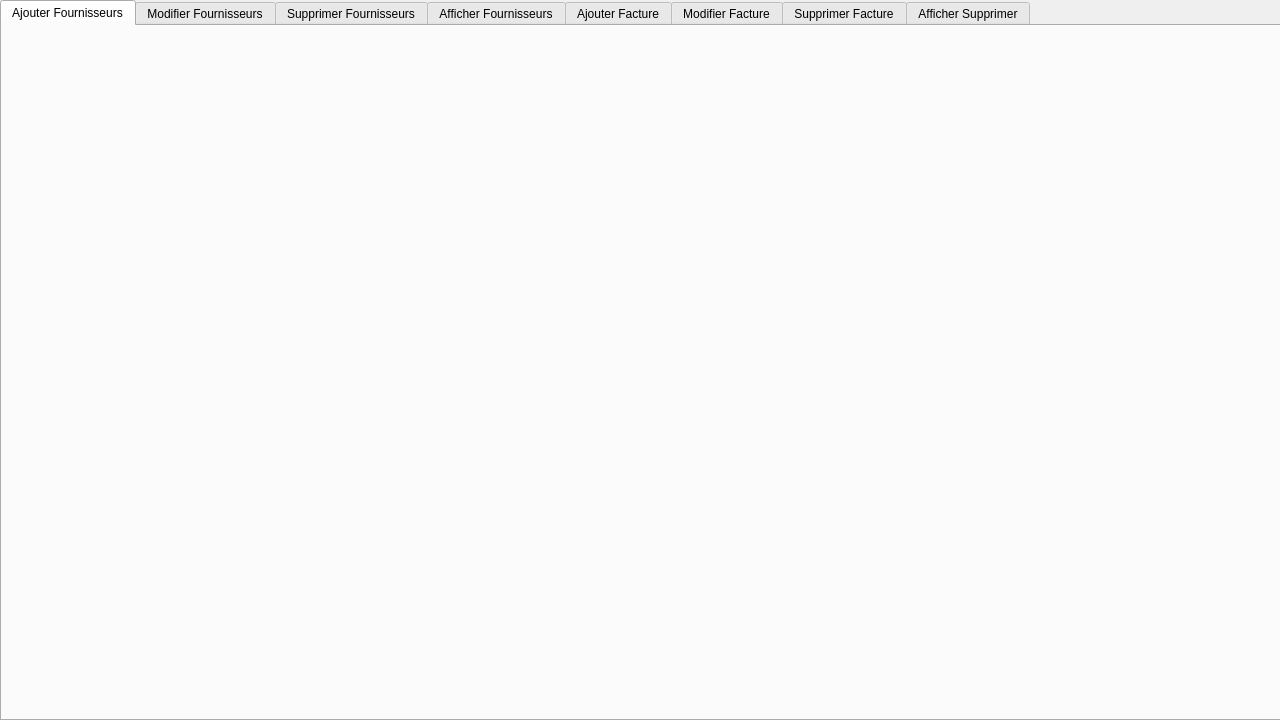
<?xml version="1.0" encoding="UTF-8"?>
<ui version="4.0">
 <class>fournisseurs</class>
 <widget class="QDialog" name="fournisseurs">
  <property name="geometry">
   <rect>
    <x>0</x>
    <y>0</y>
    <width>1280</width>
    <height>720</height>
   </rect>
  </property>
  <property name="minimumSize">
   <size>
    <width>1280</width>
    <height>720</height>
   </size>
  </property>
  <property name="maximumSize">
   <size>
    <width>1280</width>
    <height>720</height>
   </size>
  </property>
  <property name="baseSize">
   <size>
    <width>1280</width>
    <height>720</height>
   </size>
  </property>
  <property name="windowTitle">
   <string>MED++</string>
  </property>
  <widget class="QTabWidget" name="tabWidget">
   <property name="geometry">
    <rect>
     <x>0</x>
     <y>0</y>
     <width>1291</width>
     <height>721</height>
    </rect>
   </property>
   <property name="currentIndex">
    <number>0</number>
   </property>
   <widget class="QWidget" name="tab">
    <attribute name="title">
     <string>Ajouter Fournisseurs</string>
    </attribute>
    <widget class="QWidget" name="widget" native="true">
     <property name="geometry">
      <rect>
       <x>0</x>
       <y>0</y>
       <width>1281</width>
       <height>701</height>
      </rect>
     </property>
     <property name="styleSheet">
      <string notr="true">QWidget#widget{
	background-image: url(:/AjoutFournissuer.png);
}
</string>
     </property>
     <widget class="QWidget" name="widget_2" native="true">
      <property name="geometry">
       <rect>
        <x>1100</x>
        <y>410</y>
        <width>121</width>
        <height>41</height>
       </rect>
      </property>
      <widget class="QPushButton" name="save">
       <property name="geometry">
        <rect>
         <x>20</x>
         <y>-10</y>
         <width>121</width>
         <height>51</height>
        </rect>
       </property>
       <property name="styleSheet">
        <string notr="true">QPushButton{
border-style:solid;

background-color:#AARRGGBB ;
color:#fff;
border-radius:7px;
}
</string>
       </property>
       <property name="text">
        <string/>
       </property>
      </widget>
     </widget>
     <widget class="QWidget" name="widget_3" native="true">
      <property name="geometry">
       <rect>
        <x>1150</x>
        <y>60</y>
        <width>111</width>
        <height>41</height>
       </rect>
      </property>
      <widget class="QPushButton" name="retour">
       <property name="geometry">
        <rect>
         <x>0</x>
         <y>0</y>
         <width>111</width>
         <height>41</height>
        </rect>
       </property>
       <property name="styleSheet">
        <string notr="true">QPushButton{
border-style:solid;

background-color:#AARRGGBB ;
color:#fff;
border-radius:7px;
}

</string>
       </property>
       <property name="text">
        <string/>
       </property>
      </widget>
     </widget>
    </widget>
   </widget>
   <widget class="QWidget" name="tab_2">
    <attribute name="title">
     <string>Modifier Fournisseurs</string>
    </attribute>
    <widget class="QWidget" name="widget_6" native="true">
     <property name="geometry">
      <rect>
       <x>0</x>
       <y>0</y>
       <width>1281</width>
       <height>711</height>
      </rect>
     </property>
     <property name="styleSheet">
      <string notr="true">QWidget#widget_6
{
	background-image: url(:/ModifFourni.png);
}
</string>
     </property>
     <widget class="QPushButton" name="pushButton_2">
      <property name="geometry">
       <rect>
        <x>600</x>
        <y>170</y>
        <width>121</width>
        <height>41</height>
       </rect>
      </property>
      <property name="styleSheet">
       <string notr="true">QPushButton{
border-style:solid;

background-color:#AARRGGBB ;
color:#fff;
border-radius:7px;
}


</string>
      </property>
      <property name="text">
       <string/>
      </property>
     </widget>
     <widget class="QPushButton" name="retour_2">
      <property name="geometry">
       <rect>
        <x>1150</x>
        <y>60</y>
        <width>111</width>
        <height>41</height>
       </rect>
      </property>
      <property name="styleSheet">
       <string notr="true">QPushButton{
border-style:solid;

background-color:#AARRGGBB ;
color:#fff;
border-radius:7px;
}

</string>
      </property>
      <property name="text">
       <string/>
      </property>
     </widget>
     <widget class="QPushButton" name="pushButton_4">
      <property name="geometry">
       <rect>
        <x>560</x>
        <y>180</y>
        <width>31</width>
        <height>31</height>
       </rect>
      </property>
      <property name="styleSheet">
       <string notr="true">QPushButton{
border-style:solid;

background-color:#AARRGGBB ;
color:#fff;
border-radius:7px;
}

</string>
      </property>
      <property name="text">
       <string/>
      </property>
     </widget>
     <widget class="QPushButton" name="pushButton_5">
      <property name="geometry">
       <rect>
        <x>1110</x>
        <y>410</y>
        <width>121</width>
        <height>41</height>
       </rect>
      </property>
      <property name="styleSheet">
       <string notr="true">QPushButton{
border-style:solid;

background-color:#AARRGGBB ;
color:#fff;
border-radius:7px;
}


</string>
      </property>
      <property name="text">
       <string/>
      </property>
     </widget>
    </widget>
   </widget>
   <widget class="QWidget" name="tab_3">
    <attribute name="title">
     <string>Supprimer Fournisseurs</string>
    </attribute>
    <widget class="QWidget" name="widget_7" native="true">
     <property name="geometry">
      <rect>
       <x>0</x>
       <y>0</y>
       <width>1281</width>
       <height>691</height>
      </rect>
     </property>
     <property name="styleSheet">
      <string notr="true">QWidget#widget_7
{
	background-image: url(:/SupprimeFourni.png);
}
</string>
     </property>
     <widget class="QWidget" name="widget_8" native="true">
      <property name="geometry">
       <rect>
        <x>1150</x>
        <y>60</y>
        <width>111</width>
        <height>41</height>
       </rect>
      </property>
      <widget class="QPushButton" name="pushButton_3">
       <property name="geometry">
        <rect>
         <x>0</x>
         <y>0</y>
         <width>111</width>
         <height>41</height>
        </rect>
       </property>
       <property name="styleSheet">
        <string notr="true">QPushButton{
border-style:solid;

background-color:#AARRGGBB ;
color:#fff;
border-radius:7px;
}</string>
       </property>
       <property name="text">
        <string/>
       </property>
      </widget>
     </widget>
     <widget class="QWidget" name="widget_9" native="true">
      <property name="geometry">
       <rect>
        <x>1110</x>
        <y>630</y>
        <width>121</width>
        <height>41</height>
       </rect>
      </property>
      <widget class="QPushButton" name="Delete">
       <property name="geometry">
        <rect>
         <x>-10</x>
         <y>-20</y>
         <width>121</width>
         <height>41</height>
        </rect>
       </property>
       <property name="styleSheet">
        <string notr="true">QPushButton{
border-style:solid;

background-color:#AARRGGBB ;
color:#fff;
border-radius:7px;
}</string>
       </property>
       <property name="text">
        <string/>
       </property>
      </widget>
     </widget>
    </widget>
   </widget>
   <widget class="QWidget" name="tab_4">
    <attribute name="title">
     <string>Afficher Fournisseurs</string>
    </attribute>
    <widget class="QWidget" name="widget_4" native="true">
     <property name="geometry">
      <rect>
       <x>0</x>
       <y>0</y>
       <width>1281</width>
       <height>711</height>
      </rect>
     </property>
     <property name="styleSheet">
      <string notr="true">QWidget#widget_4
{

	background-image: url(:/AffFournissuer.png);
}</string>
     </property>
     <widget class="QTableView" name="TabPers">
      <property name="geometry">
       <rect>
        <x>0</x>
        <y>240</y>
        <width>1281</width>
        <height>461</height>
       </rect>
      </property>
      <property name="textElideMode">
       <enum>Qt::ElideMiddle</enum>
      </property>
     </widget>
     <widget class="QWidget" name="widget_5" native="true">
      <property name="geometry">
       <rect>
        <x>1150</x>
        <y>60</y>
        <width>120</width>
        <height>41</height>
       </rect>
      </property>
      <widget class="QPushButton" name="pushButton">
       <property name="geometry">
        <rect>
         <x>0</x>
         <y>0</y>
         <width>111</width>
         <height>41</height>
        </rect>
       </property>
       <property name="styleSheet">
        <string notr="true">QPushButton{
border-style:solid;

background-color:#AARRGGBB ;
color:#fff;
border-radius:7px;
}</string>
       </property>
       <property name="text">
        <string/>
       </property>
      </widget>
     </widget>
    </widget>
   </widget>
   <widget class="QWidget" name="tab_5">
    <attribute name="title">
     <string>Ajouter Facture</string>
    </attribute>
    <widget class="QWidget" name="widget_13" native="true">
     <property name="geometry">
      <rect>
       <x>0</x>
       <y>0</y>
       <width>1281</width>
       <height>691</height>
      </rect>
     </property>
     <property name="styleSheet">
      <string notr="true">QWidget#widget_13
{
	background-image: url(:/AjouterFacture.png);
}</string>
     </property>
     <widget class="QPushButton" name="pushButton_6">
      <property name="geometry">
       <rect>
        <x>1120</x>
        <y>410</y>
        <width>121</width>
        <height>41</height>
       </rect>
      </property>
      <property name="styleSheet">
       <string notr="true">QPushButton{
border-style:solid;

background-color:#AARRGGBB ;
color:#fff;
border-radius:7px;
}


</string>
      </property>
      <property name="text">
       <string/>
      </property>
     </widget>
     <widget class="QPushButton" name="pushButton_7">
      <property name="geometry">
       <rect>
        <x>1140</x>
        <y>60</y>
        <width>121</width>
        <height>41</height>
       </rect>
      </property>
      <property name="styleSheet">
       <string notr="true">QPushButton{
border-style:solid;

background-color:#AARRGGBB ;
color:#fff;
border-radius:7px;
}


</string>
      </property>
      <property name="text">
       <string/>
      </property>
     </widget>
    </widget>
   </widget>
   <widget class="QWidget" name="tab_6">
    <attribute name="title">
     <string>Modifier Facture</string>
    </attribute>
    <widget class="QWidget" name="widget_12" native="true">
     <property name="geometry">
      <rect>
       <x>0</x>
       <y>0</y>
       <width>1281</width>
       <height>691</height>
      </rect>
     </property>
     <property name="styleSheet">
      <string notr="true">QWidget#widget_12
{
	background-image: url(:/ModifierFact.png);
}</string>
     </property>
     <widget class="QPushButton" name="pushButton_9">
      <property name="geometry">
       <rect>
        <x>600</x>
        <y>170</y>
        <width>121</width>
        <height>41</height>
       </rect>
      </property>
      <property name="styleSheet">
       <string notr="true">QPushButton{
border-style:solid;

background-color:#AARRGGBB ;
color:#fff;
border-radius:7px;
}


</string>
      </property>
      <property name="text">
       <string/>
      </property>
     </widget>
     <widget class="QPushButton" name="pushButton_8">
      <property name="geometry">
       <rect>
        <x>560</x>
        <y>180</y>
        <width>31</width>
        <height>31</height>
       </rect>
      </property>
      <property name="styleSheet">
       <string notr="true">QPushButton{
border-style:solid;

background-color:#AARRGGBB ;
color:#fff;
border-radius:7px;
}

</string>
      </property>
      <property name="text">
       <string/>
      </property>
     </widget>
     <widget class="QPushButton" name="pushButton_10">
      <property name="geometry">
       <rect>
        <x>1150</x>
        <y>60</y>
        <width>121</width>
        <height>41</height>
       </rect>
      </property>
      <property name="styleSheet">
       <string notr="true">QPushButton{
border-style:solid;

background-color:#AARRGGBB ;
color:#fff;
border-radius:7px;
}


</string>
      </property>
      <property name="text">
       <string/>
      </property>
     </widget>
     <widget class="QPushButton" name="pushButton_11">
      <property name="geometry">
       <rect>
        <x>1120</x>
        <y>400</y>
        <width>121</width>
        <height>41</height>
       </rect>
      </property>
      <property name="styleSheet">
       <string notr="true">QPushButton{
border-style:solid;

background-color:#AARRGGBB ;
color:#fff;
border-radius:7px;
}


</string>
      </property>
      <property name="text">
       <string/>
      </property>
     </widget>
    </widget>
   </widget>
   <widget class="QWidget" name="tab_7">
    <attribute name="title">
     <string>Supprimer Facture</string>
    </attribute>
    <widget class="QWidget" name="widget_11" native="true">
     <property name="geometry">
      <rect>
       <x>0</x>
       <y>0</y>
       <width>1281</width>
       <height>691</height>
      </rect>
     </property>
     <property name="styleSheet">
      <string notr="true">QWidget#widget_11
{
background-image: url(:/SuppFact.png);
}
</string>
     </property>
     <widget class="QPushButton" name="pushButton_12">
      <property name="geometry">
       <rect>
        <x>1140</x>
        <y>60</y>
        <width>121</width>
        <height>41</height>
       </rect>
      </property>
      <property name="styleSheet">
       <string notr="true">QPushButton{
border-style:solid;

background-color:#AARRGGBB ;
color:#fff;
border-radius:7px;
}


</string>
      </property>
      <property name="text">
       <string/>
      </property>
     </widget>
    </widget>
   </widget>
   <widget class="QWidget" name="tab_8">
    <attribute name="title">
     <string>Afficher Supprimer</string>
    </attribute>
    <widget class="QWidget" name="widget_10" native="true">
     <property name="geometry">
      <rect>
       <x>0</x>
       <y>0</y>
       <width>1281</width>
       <height>691</height>
      </rect>
     </property>
     <property name="styleSheet">
      <string notr="true">QWidget#widget_10
{
	background-image: url(:/AffichFact.png);
}
</string>
     </property>
     <widget class="QTableView" name="TabPers_2">
      <property name="geometry">
       <rect>
        <x>0</x>
        <y>230</y>
        <width>1281</width>
        <height>461</height>
       </rect>
      </property>
      <property name="textElideMode">
       <enum>Qt::ElideMiddle</enum>
      </property>
     </widget>
     <widget class="QPushButton" name="pushButton_13">
      <property name="geometry">
       <rect>
        <x>1140</x>
        <y>60</y>
        <width>121</width>
        <height>41</height>
       </rect>
      </property>
      <property name="styleSheet">
       <string notr="true">QPushButton{
border-style:solid;

background-color:#AARRGGBB ;
color:#fff;
border-radius:7px;
}


</string>
      </property>
      <property name="text">
       <string/>
      </property>
     </widget>
    </widget>
   </widget>
  </widget>
 </widget>
 <resources/>
 <connections/>
</ui>
